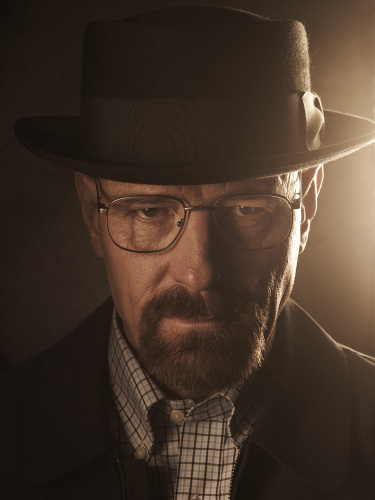
#> input picture code/tests/Walter_White.jpg, 375 x 500 px
$ python generateWallpaper.py ../code/tests/Walter_White.jpg   (Python 2 division)   (older library calls are emulated)
#> lines starting #> are read from the running program, lines starting #| are printed output that depends on the picture
### py/runtime_classes.py
import PIL.Image
import sys

class Pixel(object):
	# [10 lines left out: functions __init__, __getattr__, not called in this run]


class Image(object):
	def __init__(self, name):
		self.name = name
		try:
			self.image_data = PIL.Image.open(name)
		except:
			print "\nSorry, '"+name+"' is not a valid image file. Accepted formats are JPGs, PNGs, and GIFs.\n"
			sys.exit(0)
		self.pixel_data = None

	# [7 lines left out: function __getattr__, not called in this run]

	def __getitem__(self, index):
		self.load_pixel_data_if_needed()
		return Color(self.pixel_data[index])

	def __setitem__(self, index, value):
		self.load_pixel_data_if_needed()
		self.pixel_data[index] = value.rgb

	def load_pixel_data_if_needed(self):
		if self.pixel_data is None:
			self.pixel_data = self.image_data.load()

	def set_image_data(self, new_image_data):
		self.image_data = new_image_data
		self.pixel_data = None


class Color(object):
	# [8 lines left out: function __init__, not called in this run]

	def __getitem__(self, index):
		return self.rgb[index]

	# [65 lines left out: functions __getattr__, __add__, __radd__, __sub__, __rsub__, __mul__ and 3 more, not called in this run]

### py/fixelFunctions.py
import os, math, sys
from PIL import Image
from PIL import ImageFilter
from PIL import ImageEnhance
from PIL import ImageOps
from PIL import ImageFont
from PIL import ImageDraw
from PIL import ImageColor
import runtime_classes


def saveImage(indata,filetype):
	outfile = os.path.splitext(indata.name)[0] + "-fixel.jpg"
	indata.image_data.convert('RGB').save(outfile,filetype)

def grayscale(indata):
	im = indata.image_data.convert("L").convert("RGB")
	indata.set_image_data(im)

# [20 lines left out: functions scale, stretch, not called in this run]

def rotate(indata,angle):
	im = indata.image_data.convert('RGBA')
	rot = im.rotate(angle, expand=1)
	white = Image.new('RGBA', rot.size, (255,)*4)
	im = Image.composite(rot, white, rot)
	im.convert(indata.image_data.mode)
	indata.set_image_data(im)

# [42 lines left out: functions overlay, blur, sharpen, brighten, contrast, not called in this run]

def border(indata,border,color):
	im = ImageOps.expand(indata.image_data,border=border,fill=color.rgb)
	indata.set_image_data(im)

def cropit(indata, left, top, right, bottom):
	im = indata.image_data.crop((left, top, right, bottom))
	indata.set_image_data(im)

# [31 lines left out: functions caption, color, collage, not called in this run]

class fixelGaussianBlur(ImageFilter.Filter):
    name = "GaussianBlur"

    def __init__(self, radius=2):
        self.radius = radius

    def filter(self, image):
        return image.gaussian_blur(self.radius)

class fixelGaussianBlur(ImageFilter.Filter):
    name = "GaussianBlur"

    def __init__(self, radius=2):
        self.radius = radius

    def filter(self, image):
        return image.gaussian_blur(self.radius)

### py/generateWallpaper.py
import os
import sys
import fixelFunctions, runtime_classes

inputImages = sys.argv[1:]
if len(inputImages) < 1:
	print "\nNo images were used as arguments. Please append the paths to the images you'd like to use as arguments and run this Fixel program again.\n"
	sys.exit(0)
inputImageCount = 0
Namespace = type('Namespace', (object,), {'images': []})  # cleaner than having to declare a class
ns = Namespace()

# create variables for each image
for currentImage in inputImages:
	image = runtime_classes.Image(currentImage)
	setattr(ns, "image"+str(inputImageCount), image)
	ns.images.append(image)
	inputImageCount += 1
#> this loop made 1 pass
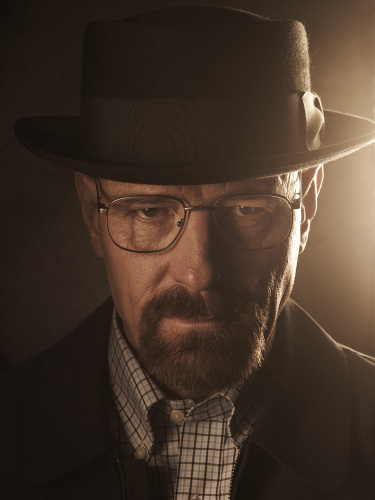
#> input picture code/tests/Walter_White.jpg, 375 x 500 px

fixelFunctions.rotate(ns.image0,-300)
#> in rotate, `rot = im.rotate(angle, expand=1)`:
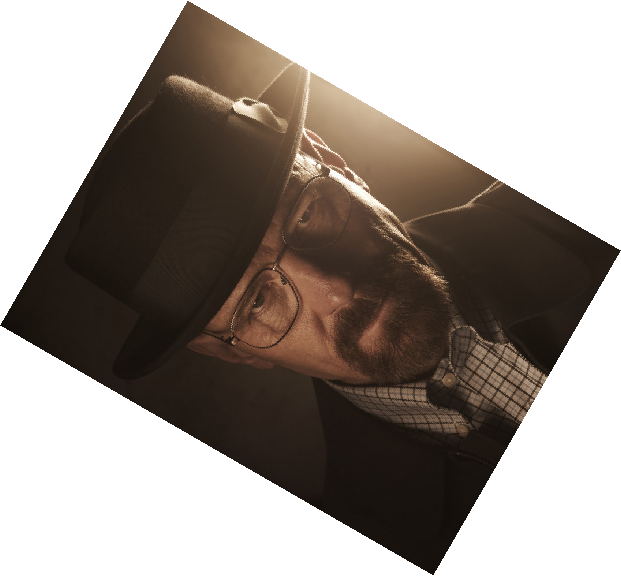
#> rot: PIL image 621x576 RGBA; mean R, G, B, A 35.9, 27.7, 21.5, 133.7; transparent parts drawn white
#> in rotate, `white = Image.new('RGBA', rot.size, (255,)*4)`: white: PIL image 621x576 RGBA; every value is 255

for image in ns.images:
	fixelFunctions.saveImage(image, "JPEG")
